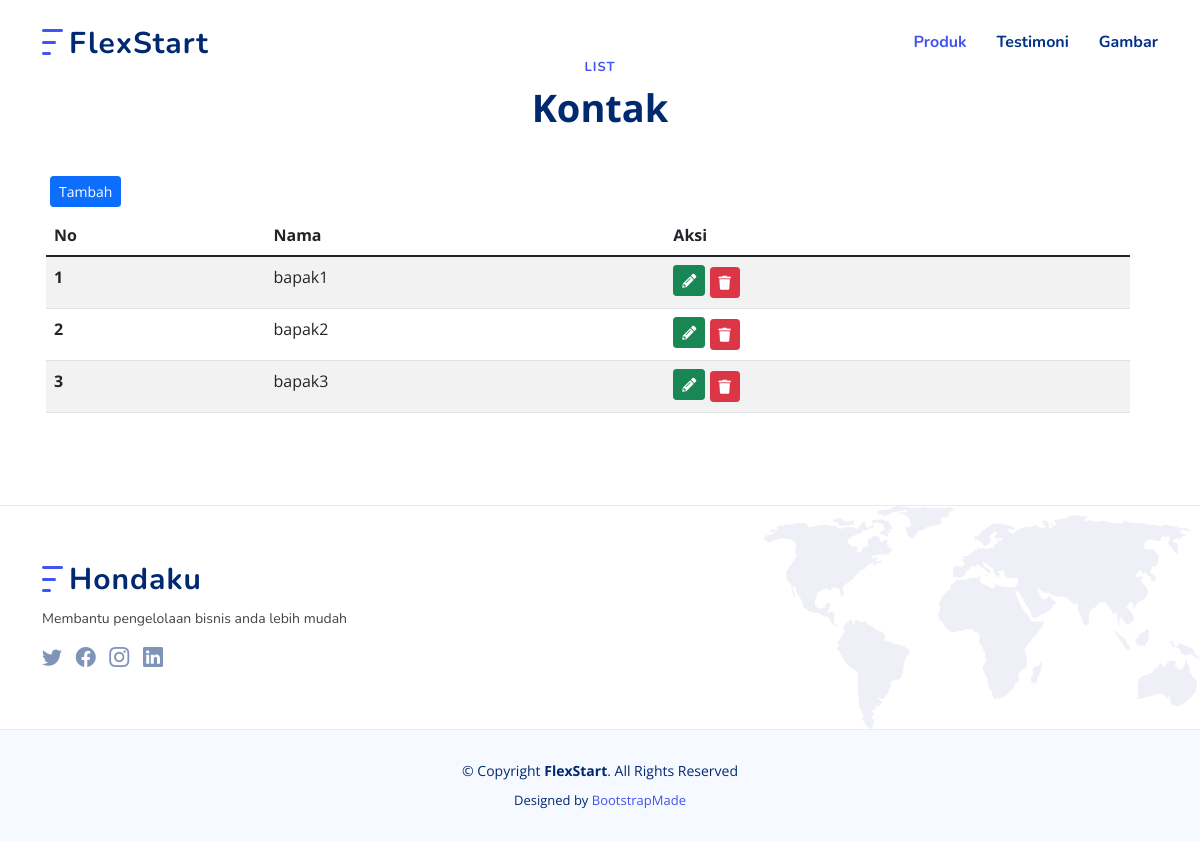
Page /testimoni/admin.php on the earlier database version.
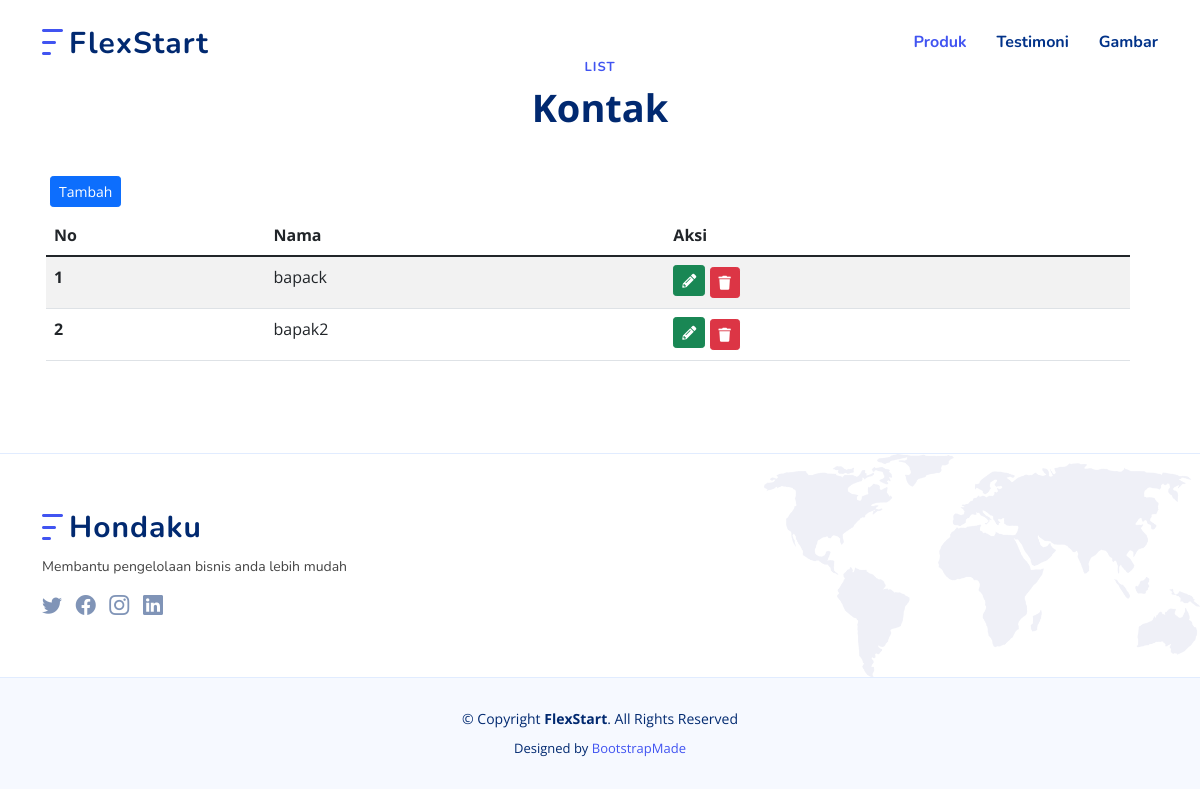
Same page on the later database version.
### tables this page shows
CREATE TABLE `testimoni` (
  `id` int(11) NOT NULL,
  `nama` varchar(255) NOT NULL,
  `gambar` varchar(255) NOT NULL,
  `ket` varchar(255) DEFAULT NULL,
  `tanggal` date DEFAULT NULL
);

### testimoni/admin.php (the view, shortened to what this page needs)
<!DOCTYPE html>
<html lang="en">
<head>
    <?php
        include("../head.php")
    ?>
</head>
<body>
  <header id="header" class="header fixed-top">
    <div class="container-fluid container-xl d-flex align-items-center justify-content-between">
      <a href="index.html" class="logo d-flex align-items-center">
        <img src="../assets/img/logo.png" alt="">
        <span>FlexStart</span>
      </a>
      <nav id="navbar" class="navbar">
        <ul>
            <li><a class="nav-link scrollto active" href="../produk/admin.php">Produk</a></li>
            <li><a class="nav-link scrollto" href="../testimoni/admin.php">Testimoni</a></li>
            <li><a class="nav-link scrollto" href="#services">Gambar</a></li>
        </ul>
      </nav>
    </div>
  </header>
  <main id="main">
    <section id="values" class="values">
      <div class="container" data-aos="fade-up">
        <header class="section-header">
          <h2>List</h2>
          <p>Kontak</p>
        </header>
        <div class="row p-2">
          <span>
            <button type="button" class="btn btn-primary text-white btn-sm" data-bs-toggle="modal" data-bs-target="#modalTambah">Tambah</button>
          </span>
          <div class="row p-2">
          <div class="col-12">
            <table class="table table-striped">
            <thead>
                <tr>
                <th scope="col">No</th>
                <th scope="col">Nama</th>
                <th scope="col">Aksi</th>
                </tr>
            </thead>
            <tbody>
            <?php
            include("../database.php");
            $query = "SELECT * FROM testimoni";
            $hasil_mysql = mysqli_query($sambungan,$query) or die (mysqli_error($sambungan));
            $no = 1;
            while($baris = mysqli_fetch_row($hasil_mysql))
            {
            ?>
                <tr>
                    <th scope="row"><?= $no++ ?></th>
                    <td><?php echo $baris[1] ?></td>
                    <td>
                        <a onclick="modalEdit(<?php echo $baris[0] ?>)" class="btn btn-success btn-sm mb-1"><i class="fas fa-pencil-alt"></i></a>
                        <a href="delete-testimoni.php?id=<?=$baris[0]?>" class="btn btn-danger btn-sm"><i class="fas fa-trash"></i></a>
                    </td>
                </tr>
            <?php
            }
            ?>
            </tbody>
            </table>
          </div>
        </div>
        </div>
      </div>
    </section>
  </main>
  <footer id="footer" class="footer">
    <div class="footer-top">
      <div class="container">
        <div class="row gy-4">
        <?php
            include('../component/footer-admin.php')
          ?>
        </div>
      </div>
    </div>
    <div class="container">
      <div class="copyright">
        &copy; Copyright <strong><span>FlexStart</span></strong>. All Rights Reserved
      </div>
      <div class="credits">
        Designed by <a href="https://bootstrapmade.com/">BootstrapMade</a>
      </div>
    </div>
  </footer>
</body>
</html>

Differences in the rows shown:
removed testimoni: nama "bapak3"
changed testimoni: nama "bapak1" → "bapack"
